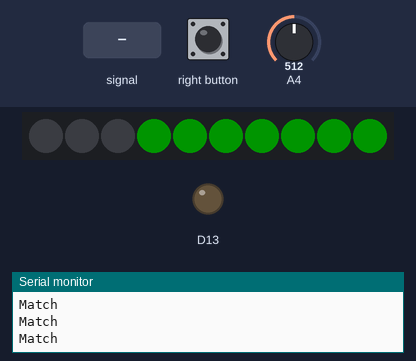
A sketch run on a simulated Adafruit Circuit Playground Express. On the bench: 10 RGB LEDs in strip order, left to right, output pins drawn as LEDs (lit = HIGH), the last lines printed to the serial monitor. Inputs (shaded band) come from the test bench; at power-on: A4 = 512. Dim RGB values are drawn brighter than linear; random numbers use the default seed unless the sketch sets one.

Above: at 1.2 s.
1.3 s: A4 fed a 200 Hz sine of ±81 counts around its level
At 1.52 s:
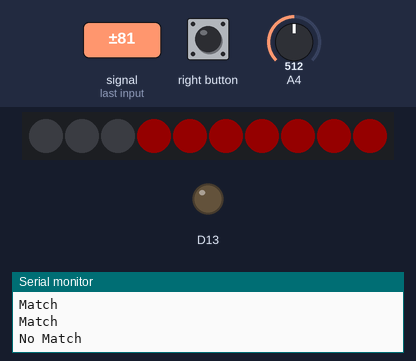
4.3 s: right button pressed for 0.15 s
At 5.1 s:
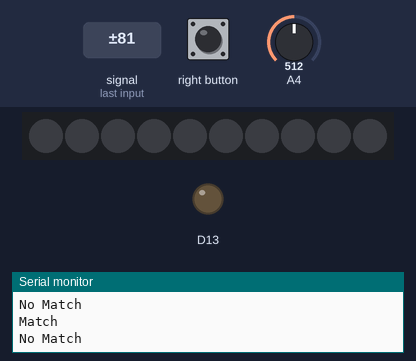
6.8 s: right button pressed for 1 s
At 8.27 s:
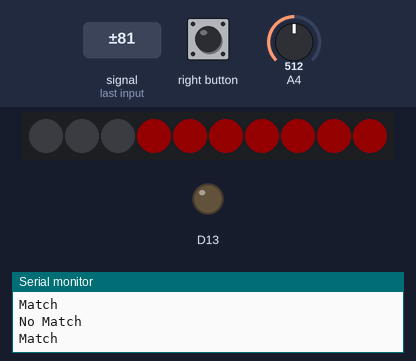
8.4 s: A4 set to 716
9.9 s: A4 set to 0
Timing chart, 0 to 12.4 s (numbered marks = the images above; inputs shaded):
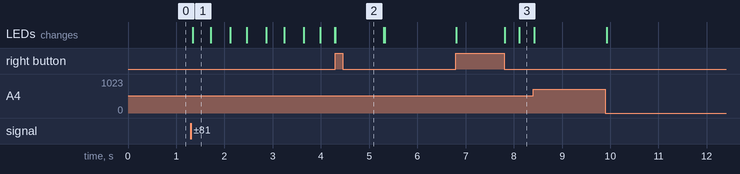

The sketch:

playground_sound_Learn.ino
```cpp
#include <Adafruit_CircuitPlayground.h>
#include <Perceptron.h>

perceptron soundPerceptron(129);//fourth is for bias

void setup()
{
  CircuitPlayground.begin();
  randomSeed(CircuitPlayground.readCap(3));
  soundPerceptron.randomize();//weight initialization
  soundPerceptron.inputs[128] = -1;
  Serial.begin(115200);
};
void loop()
{
  for (int i = 0; i < 128; i++) {
    int val = analogRead(A4);
    soundPerceptron.inputs[i]  = val;// / 4 - 128;
    //    Serial.println();
  };
  //make a guess
  float guess = soundPerceptron.feedForward();
  //press button if guess incorrect
  if (CircuitPlayground.rightButton()) {
    CircuitPlayground.clearPixels();
    soundPerceptron.train(-guess, guess);
    delay(1000);
  }


  //change color
  uint32_t c;
  if (guess == 1) {
    c = CircuitPlayground.strip.Color(0, 255, 0);
    Serial.println("Match");
  }
  else {
    c = CircuitPlayground.strip.Color(255, 0, 0);
    Serial.println("No Match");

  }

  //update pixels
  for (int i = 3; i <= 9; i++) {
    CircuitPlayground.setPixelColor(i, c);
  }

};
```

Measured:
- after the input at 1.3 s, the LEDs: change at once (image 1)
- after the input at 6.8 s, the LEDs: first change at once (image 3 shows a later state)
